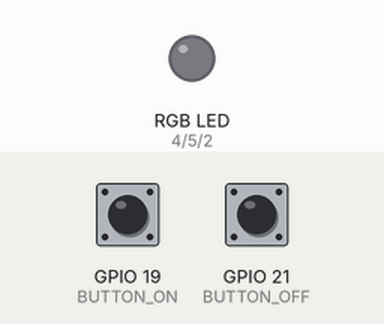
Simulated run of this sketch. Board: ESP32. Shown: an RGB LED mixed from three pins (HIGH = lit). The inputs (shaded band) are chosen by the test bench; at power-on: GPIO 19 (BUTTON_ON) HIGH, GPIO 21 (BUTTON_OFF) HIGH. Dim RGB values are drawn brighter than linear.

Above: at 1.2 s.
1.3 s: GPIO 19 (BUTTON_ON) pulled LOW for 0.15 s
At 1.8 s:
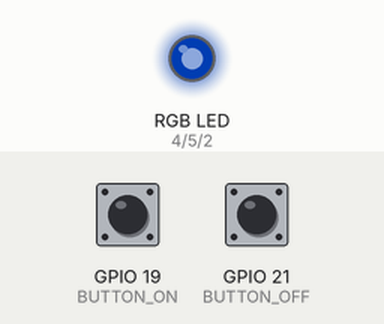
4.3 s: GPIO 21 (BUTTON_OFF) pulled LOW for 0.15 s
At 5.7 s:
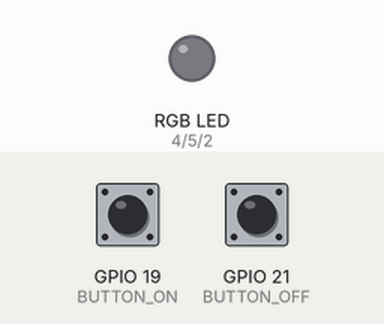
6.1 s: GPIO 19 (BUTTON_ON) pulled LOW for 1 s
9.1 s: GPIO 21 (BUTTON_OFF) pulled LOW for 1 s
At 9.29 s:
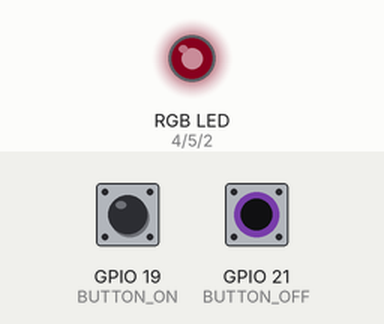
11.6 s: GPIO 19 (BUTTON_ON) pulled LOW for 0.15 s
14.6 s: GPIO 21 (BUTTON_OFF) pulled LOW for 0.15 s
At 14.81 s:
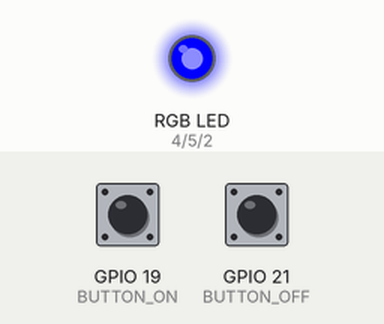
Timing chart, 0 to 17.4 s (numbered marks = the images above; inputs shaded):
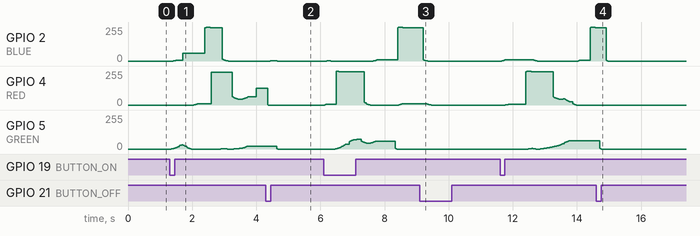

The sketch:

rgb_button_rainbow.ino
```cpp
// RGB Rainbow Pulse + Digital Inputs for the ELEGOO ESP32 kit
// Press the ON button  -> RGB LED fades in and runs the rainbow pulse.
// Press the OFF button -> RGB LED fades out smoothly.
//
// RGB LED wiring (lesson 2.2): RED -> D4, GREEN -> D5, BLUE -> D2 (each through 220 ohm)
// Button wiring: one leg of each button to its GPIO pin, the other leg to GND.
//                No resistor needed: INPUT_PULLUP uses the ESP32's internal pull-up.
// Button A (GPIO 19) = ON, Button B (GPIO 21) = OFF, same as the Digital Inputs lesson.

#include <math.h>

// ---- RGB LED pins ----
#define RED   4
#define GREEN 5
#define BLUE  2

// ---- Button pins (from the Digital Inputs lesson) ----
#define BUTTON_ON  19   // button A
#define BUTTON_OFF 21   // button B

// ---- Tweak these to change the feel ----
const float SECONDS_PER_COLOR = 0.2;   // time to glide from one palette color to the next
const float PULSE_SECONDS     = 2.0;   // time for one pulse (lower = faster)
const float PULSE_LOW         = 0.45;  // dimmest point of the pulse (never fully off)
const float PULSE_HIGH        = 1.0;   // brightest point (lower to ~0.6 if too bright)
const float FADE_SECONDS      = 0.4;   // how long the LED takes to fade in/out when switched
const float GAMMA             = 2.2;   // makes fades look even to the human eye

// ---- Color palette (R, G, B as 0-255). Add, remove, or reorder freely. ----
const uint8_t PALETTE[][3] = {
  {255,   0,   0},  // red
  {255,  60,   0},  // red-orange
  {255, 120,   0},  // orange
  {255, 190,   0},  // amber
  {255, 255,   0},  // yellow
  {150, 255,   0},  // lime
  {  0, 255,   0},  // green
  {  0, 255, 120},  // mint
  {  0, 255, 255},  // cyan
  {  0, 140, 255},  // sky blue
  {  0,   0, 255},  // blue
  { 80,   0, 255},  // indigo
  {150,   0, 255},  // violet
  {255,   0, 255},  // magenta
  {255,   0, 140},  // hot pink
  {255,  40,  70},  // coral
};
const int PALETTE_SIZE = sizeof(PALETTE) / sizeof(PALETTE[0]);

// ---- State ----
bool  lightOn       = false;   // what the buttons last asked for
float master        = 0.0;     // current overall brightness, 0.0 (off) .. 1.0 (on)
unsigned long lastMs = 0;      // used to time the fade

void setup()
{
  pinMode(RED, OUTPUT);
  pinMode(GREEN, OUTPUT);
  pinMode(BLUE, OUTPUT);

  // Pressed button connects the pin to GND, so it reads LOW when pressed
  pinMode(BUTTON_ON,  INPUT_PULLUP);
  pinMode(BUTTON_OFF, INPUT_PULLUP);

  lastMs = millis();
}

// Brightness (0.0-1.0) with gamma correction -> PWM value (0-255)
int toPwm(float value)
{
  if (value < 0) value = 0;
  if (value > 1) value = 1;
  return (int)(pow(value, GAMMA) * 255.0 + 0.5);
}

void loop()
{
  // 1) Read the buttons (same idea as the Digital Inputs lesson)
  if (digitalRead(BUTTON_ON) == LOW)  lightOn = true;
  if (digitalRead(BUTTON_OFF) == LOW) lightOn = false;

  // 2) Fade the master brightness toward on (1.0) or off (0.0)
  unsigned long now = millis();
  float dt = (now - lastMs) / 1000.0;
  lastMs = now;

  float step = dt / FADE_SECONDS;
  if (lightOn) master = min(1.0f, master + step);
  else         master = max(0.0f, master - step);

  // Fully off: make sure all channels are dark and skip the color math
  if (master <= 0.0) {
    analogWrite(RED, 0);
    analogWrite(GREEN, 0);
    analogWrite(BLUE, 0);
    delay(2);
    return;
  }

  float t = now / 1000.0;   // seconds since power-on

  // 3) Color: blend between two neighboring palette colors
  float pos = fmod(t / SECONDS_PER_COLOR, (float)PALETTE_SIZE);
  int   a   = (int)pos;
  int   b   = (a + 1) % PALETTE_SIZE;
  float mix = pos - a;

  float r  = (PALETTE[a][0] + (PALETTE[b][0] - PALETTE[a][0]) * mix) / 255.0;
  float g  = (PALETTE[a][1] + (PALETTE[b][1] - PALETTE[a][1]) * mix) / 255.0;
  float bl = (PALETTE[a][2] + (PALETTE[b][2] - PALETTE[a][2]) * mix) / 255.0;

  // 4) Pulse: smooth sine wave that never goes dark
  float wave  = (sin(t * 2.0 * PI / PULSE_SECONDS) + 1.0) / 2.0;
  float pulse = PULSE_LOW + (PULSE_HIGH - PULSE_LOW) * wave;

  // 5) Combine color, pulse, and on/off fade, then send to the LED
  float level = pulse * master;
  analogWrite(RED,   toPwm(r  * level));
  analogWrite(GREEN, toPwm(g  * level));
  analogWrite(BLUE,  toPwm(bl * level));

  delay(2);
}
```

Measured:
- after the input at 1.3 s, GPIO 2 (BLUE): rises from 0/255 to 255/255 in 1.1 s, then falls to 0/255 in 0.66 s
- after the input at 4.3 s, GPIO 4 (RED): goes on until 4.4 s, then stays 0/255
- after the input at 9.1 s, GPIO 5 (GREEN): stops changing and stays 0/255
- after the input at 14.6 s, GPIO 4 (RED): stops changing and stays 0/255
